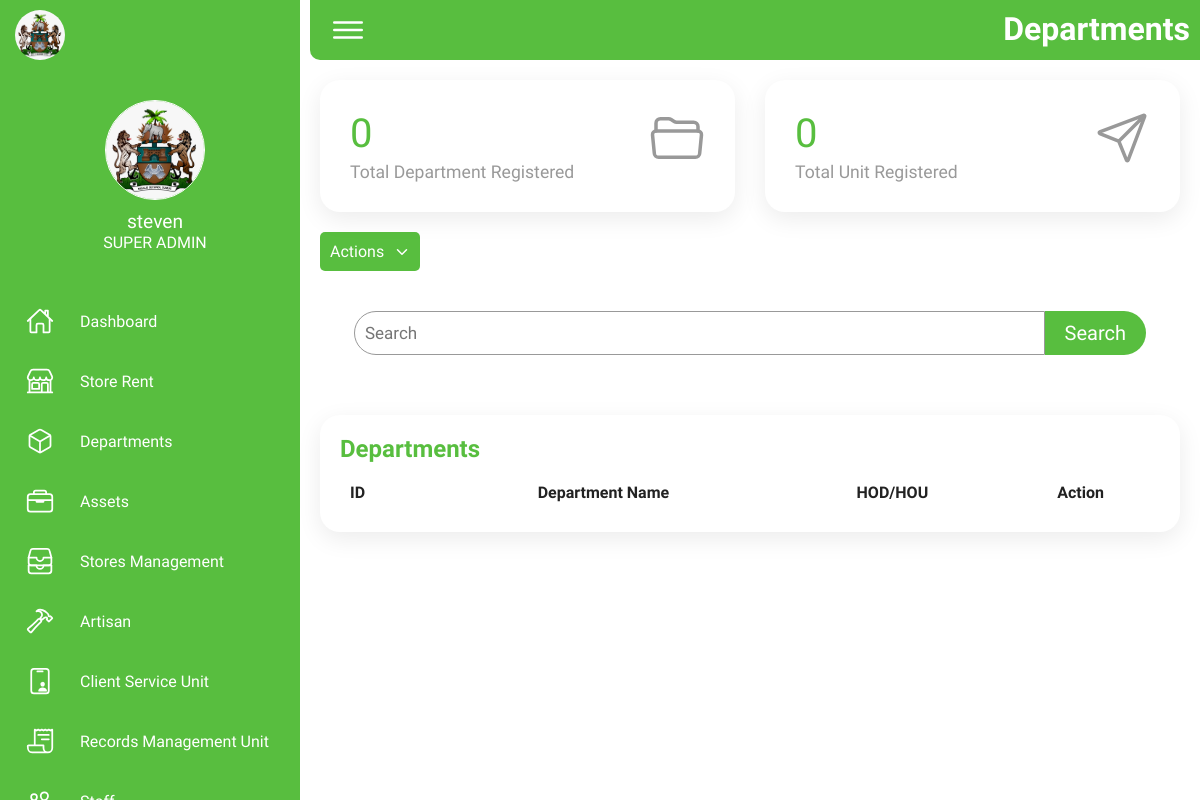
Before: /department (signed in) with the older database file.
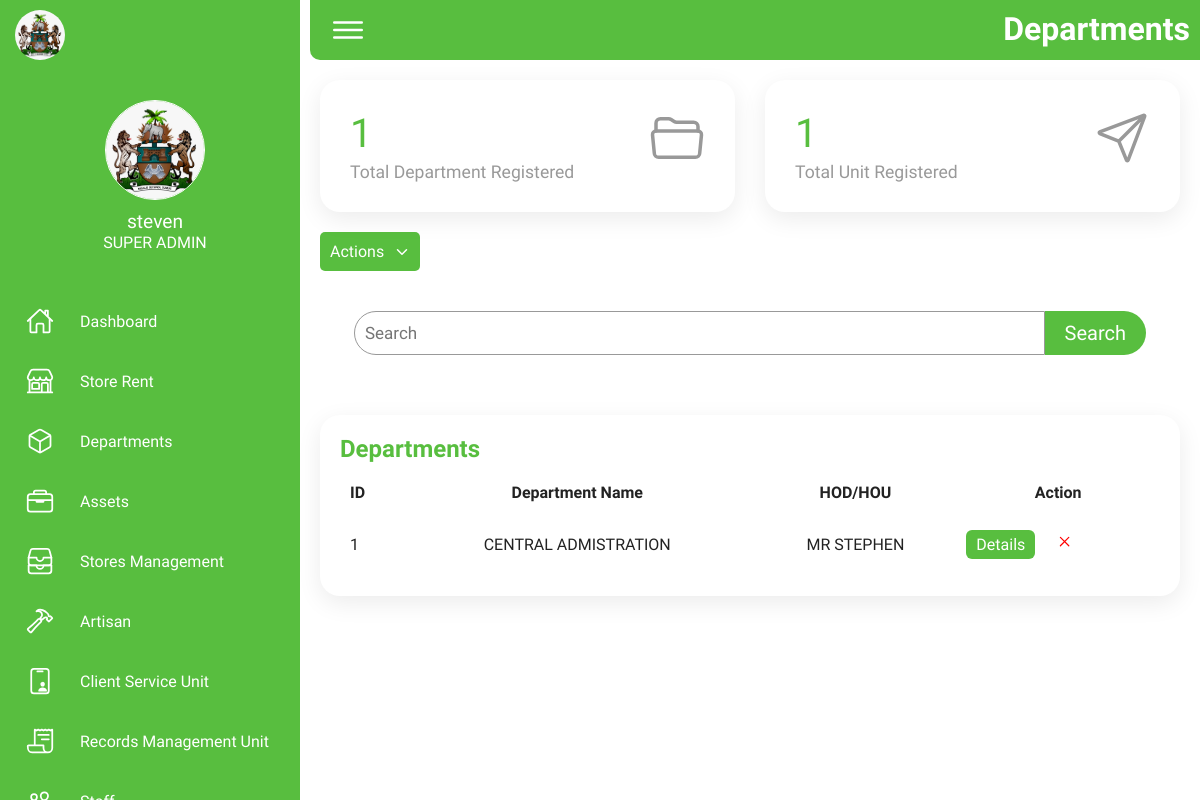
After: the same page with the newer database file.
### tables this page shows
CREATE TABLE department (
                id INTEGER PRIMARY KEY AUTOINCREMENT,
                department_name text,
                hod text
                );

### app.py (the view)
@app.route('/department')
@login_required(role='SUPER ADMIN')
def department():
    if 'user_id' in session:
        user_id = session['user_id']  # Get the user ID from the session
        user = get_user_by_id(user_id)
        conn, cursor = get_department_db_connection()
        cursor.execute("SELECT * FROM department")
        department_list = cursor.fetchall()
        conn.close()
        conn, cursor = get_department_db_connection()
        cursor.execute("SELECT COUNT(id) FROM department")
        department_count = cursor.fetchone()[0]
        conn.close()
        conn, cursor = get_department_db_connection()
        cursor.execute("SELECT COUNT(id) FROM unit")
        unit_count = cursor.fetchone()[0]
        conn.close()
        if user:
            username = user['username']
            role = user['role']
            image = user['image']
            return render_template('super_admin/department.html', username=username, role=role, departments=department_list, image=image, department_count=department_count, unit_count=unit_count)  # noqa
    return redirect(url_for('index'))

### app.py (called while the page is built)
def get_users_db_connection():
    conn_users = sqlite3.connect('instance/users.db')
    conn_users.row_factory = sqlite3.Row
    return conn_users, conn_users.cursor()

def get_user_by_id(user_id):
    conn_users, cursor = get_users_db_connection()
    cursor.execute('SELECT * FROM users WHERE id = ?', (user_id,))
    user = cursor.fetchone()
    conn_users.close()
    return user

def login_required(role=None):
    def wrapper(fn):
        @wraps(fn)
        def decorated_view(*args, **kwargs):
            if 'user_id' not in session:
                return redirect(url_for('index'))
            user_id = session['user_id']
            user = get_user_by_id(user_id)
            if not user:
                return redirect(url_for('index'))
            user_role = user['role']
            if role and user_role != role:
                return redirect(url_for('index'))
            return fn(*args, **kwargs)
        return decorated_view
    return wrapper

def get_department_db_connection():
    conn = sqlite3.connect('instance/department.db')
    conn.row_factory = sqlite3.Row
    return conn, conn.cursor()

### templates/super_admin/department.html (shortened to what this page needs)
{% extends '/super_admin/base.html' %} {% block heading %} Departments {%
endblock %} {% block content %}
<div class="cardBox2">
  <a class="card" href="#">
    <div>
      <div class="numbers">{{department_count}}</div>
      <div class="cardName">Total Department Registered</div>
    </div>
    <div class="iconBx">
      <ion-icon name="folder-open-outline"></ion-icon>
    </div>
  </a>
  <a class="card" href="#dispatch">
    <div>
      <div class="numbers">{{unit_count}}</div>
      <div class="cardName">Total Unit Registered</div>
    </div>
    <div class="iconBx">
      <ion-icon name="paper-plane-outline"></ion-icon>
    </div>
  </a>
</div>
<div class="action-drop">
  <div class="drop-btn">
    <button id="dropdown">
      Actions <ion-icon name="chevron-down-outline"></ion-icon>
    </button>
  </div>
</div>
<div class="search-container">
  <form class="search" action="{{url_for ('department_search')}}" method="GET">
    <input type="search" name="search" id="search" placeholder="Search" />
    <input type="submit" value="Search" />
  </form>
</div>
<div class="details">
  <div class="recentOrders">
    <div class="cardHeader">
      <h2>Departments</h2>
    </div>
    <table>
      <thead>
        <tr>
          <td>ID</td>
          <td>Department Name</td>
          <td>HOD/HOU</td>
          <td>Action</td>
        </tr>
      </thead>
      <tbody>
        {% for department in departments %}
        <tr>
          <td>{{department.id}}</td>
          <td>{{department.department_name}}</td>
          <td>{{department.hod}}</td>
          <td class="action">
            <a
              href="{{ url_for('more_department', department_name=department.department_name) }}"
              class="btn"
              >Details</a
            >
            <a
              href="{{ url_for('delete_department', department_name=department.department_name) }}"
              class="delete"
              ><ion-icon name="close-outline"></ion-icon
            ></a>
          </td>
        </tr>
        {% endfor %}
      </tbody>
    </table>
  </div>
</div>
{% endblock %}

Changed rows visible on the page:
added department: id "1", department_name "CENTRAL ADMISTRATION", hod "MR STEPHEN"
Other visible differences:
{{ department_count }}: "0" → "1"
{{ unit_count }}: "0" → "1"
